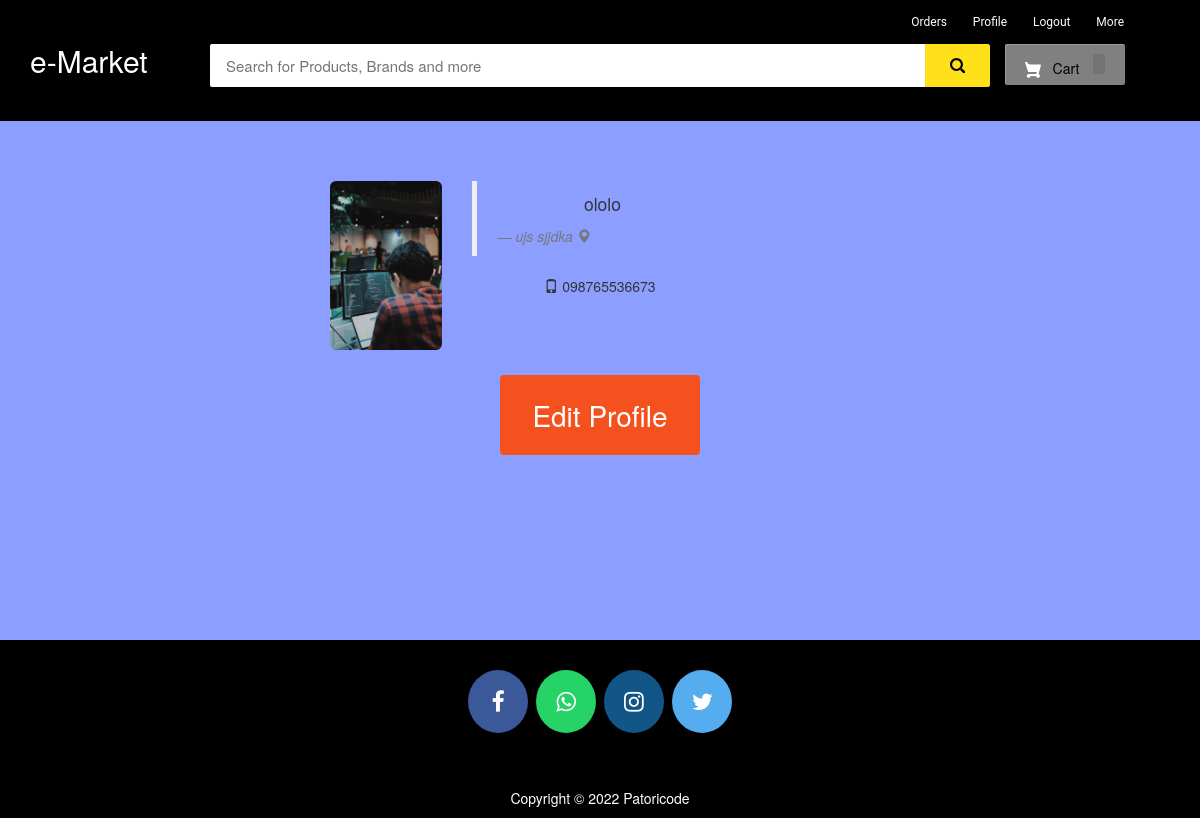
Screenshot of /my-profile (signed in) with the database file from the repository.
### ecom/models.py (models this page shows, shortened)
class Customer(models.Model):
    user = models.OneToOneField(User, on_delete=models.CASCADE)
    profile_pic = models.ImageField(
        upload_to='profile_pic/CustomerProfilePic/', null=True, blank=True)
    address = models.CharField(max_length=40)
    mobile = models.CharField(max_length=20, null=False)

### ecom/views.py (the view)
# urls.py: path('my-profile', views.my_profile_view,name='my-profile'),
@login_required(login_url='customerlogin')
@user_passes_test(is_customer)
def my_profile_view(request):
    customer=models.Customer.objects.get(user_id=request.user.id)
    return render(request,'ecom/my_profile.html',{'customer':customer})

### ecom/views.py (called while the page is built)
def is_customer(user):
    return user.groups.filter(name='CUSTOMER').exists()

### templates/ecom/my_profile.html (shortened to what this page needs)
{% extends 'ecom/customer_base.html' %}
{% load static %}
{% block content %}
<br><br><br>
<div style="padding-left:300px;" class="container">
        <div class="col-sm-2 col-md-2">
            <img src="{% static customer.profile_pic.url %}"   alt="profile pic" class="img-rounded img-responsive" />
        </div>
        <div class="col-sm-4 col-md-4">
            <blockquote>
                <p>{{request.user}}</p> <small><cite title="Source Title">{{customer.address}}  <i class="glyphicon glyphicon-map-marker"></i></cite></small>
            </blockquote>
            <p> <i class="glyphicon glyphicon-phone"></i> {{customer.mobile}}
            </p>
        </div>
</div>
<br>
<div style="text-align: center;">
  <a href="/edit-profile"><button class="button" ><span>Edit Profile </span></button></a>
</div>
<br><br><br><br><br><br>
{% endblock content %}

### templates/ecom/customer_base.html (style rules this page uses)
body { background-color: #ebe0e0 }
p { text-align: center; }

### templates/ecom/my_profile.html (style rules this page uses)
body { background-color:#8c9eff; }
.button { display: inline-block; border-radius: 4px; background-color: #f4511e; border: none; color: #FFFFFF; text-align: center; font-size: 28px; padding: 20px; width: 200px; transition: all 0.5s; cursor: pointer; margin: 5px; }
.button span { cursor: pointer; display: inline-block; position: relative; transition: 0.5s; }
.button span:after { content: '\00bb'; position: absolute; opacity: 0; top: 0; right: -20px; transition: 0.5s; }

### rows the page displays
Customer: profile_pic (picture), address "ujs sjjdka", mobile "098765536673"

### other values shown
{{ request.user }} "ololo"
